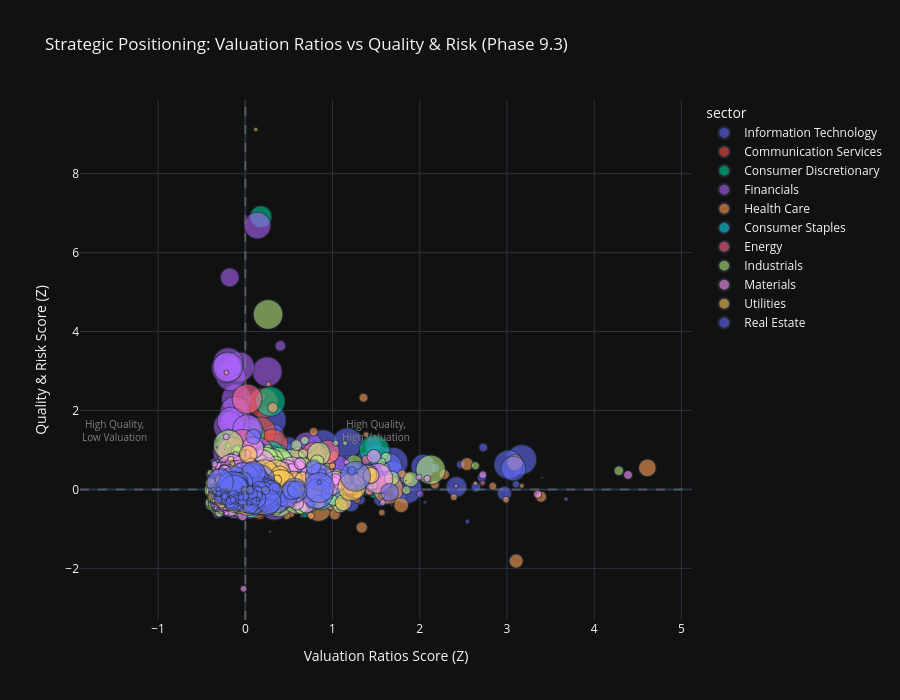

Notebook code cell kept with this figure:
### Code cell
# Visualization 5: Category-Sector Bubble Chart (Value vs Quality Trade-offs)
print("\n📊 Category-Sector Bubble Chart:")

# Create scatter plot comparing two key categories with sector coloring
if 'category_score_matrix' in locals() and not category_score_matrix.empty:
    # Select two categories for comparison (e.g., Valuation vs Quality)
    categories_list = list(category_score_matrix.columns)

    # Default to Valuation Ratios (cat 2) vs Quality & Risk (cat 4) if available
    x_category = 'Valuation Ratios' if 'Valuation Ratios' in categories_list else categories_list[0]
    y_category = 'Quality & Risk' if 'Quality & Risk' in categories_list else (
        categories_list[1] if len(categories_list) > 1 else categories_list[0]
    )

    # Prepare data for bubble chart
    bubble_data = pd.DataFrame({
        x_category: category_score_matrix[x_category],
        y_category: category_score_matrix[y_category],
        'sector': all_stocks_scaled['sector'].values,
        'ticker': all_stocks_scaled.get('ticker', range(len(category_score_matrix))),
        'market_cap': all_stocks_scaled.get('market_cap', 100)  # Default size if not available
        }).dropna()

    # Create bubble chart
    fig_bubble = px.scatter(
            bubble_data,
            x=x_category,
            y=y_category,
            color='sector',
            size='market_cap',
            hover_data=['ticker'],
            title=f"Strategic Positioning: {x_category} vs {y_category} (Phase 9.3)",
            labels={
                x_category: f"{x_category} Score (Z)",
                y_category: f"{y_category} Score (Z)"
                },
            size_max=30,
            opacity=0.6
            )

    # Add quadrant lines
    fig_bubble.add_hline(y=0, line_dash="dash", line_color="gray", opacity=0.5)
    fig_bubble.add_vline(x=0, line_dash="dash", line_color="gray", opacity=0.5)

    # Add quadrant labels
    fig_bubble.add_annotation(
            text="High Quality,<br>High Valuation", x=1.5, y=1.5,
            showarrow=False, font=dict(size=10, color="gray")
            )
    fig_bubble.add_annotation(
            text="High Quality,<br>Low Valuation", x=-1.5, y=1.5,
            showarrow=False, font=dict(size=10, color="gray")
            )

    fig_bubble.update_layout(height=700)

    fig_bubble.show()
    output_path = eda_output_dir / "phase93_category_sector_bubble_chart.html"
    fig_bubble.write_html(output_path)

    print(f"\n✓ Category-sector bubble chart complete")
    print(f"  X-axis: {x_category}")
    print(f"  Y-axis: {y_category}")
    print(f"  Data points: {len(bubble_data)}")
    print(f"  Output: {output_path}")

    # Identify quadrants
    q1 = bubble_data[(bubble_data[x_category] > 0) & (bubble_data[y_category] > 0)]
    q2 = bubble_data[(bubble_data[x_category] < 0) & (bubble_data[y_category] > 0)]
    q3 = bubble_data[(bubble_data[x_category] < 0) & (bubble_data[y_category] < 0)]
    q4 = bubble_data[(bubble_data[x_category] > 0) & (bubble_data[y_category] < 0)]

    print(f"\n  📍 Quadrant Distribution:")
    print(f"    Q1 (High Val, High Qual): {len(q1)} stocks ({len(q1) / len(bubble_data) * 100:.1f}%)")
    print(
            f"    Q2 (Low Val, High Qual): {len(q2)} stocks ({len(q2) / len(bubble_data) * 100:.1f}%) - Value opportunities")
    print(f"    Q3 (Low Val, Low Qual): {len(q3)} stocks ({len(q3) / len(bubble_data) * 100:.1f}%)")
    print(f"    Q4 (High Val, Low Qual): {len(q4)} stocks ({len(q4) / len(bubble_data) * 100:.1f}%) - Risk flags")
else:
    print("  ⚠️ No category score data available for bubble chart")

### Figure 1 — Plotly figure (JSON) as saved in the notebook; plotly's stock layout.template omitted (floating-point values rounded to 4 significant figures; data arrays with more than 128 entries replaced by an {"elided": "..."} marker saying what was removed)
{"data": [{"customdata": {"elided": "859x1 str values"}, "hovertemplate": "sector=Information Technology<br>Valuation Ratios Score (Z)=%{x}<br>Quality & Risk Score (Z)=%{y}<br>market_cap=%{marker.size}<br>ticker=%{customdata[0]}<extra></extra>", "legendgroup": "Information Technology", "marker": {"color": "#636efa", "opacity": 0.6, "size": {"elided": "859 float values"}, "sizemode": "area", "sizeref": 0.001111, "symbol": "circle"}, "mode": "markers", "name": "Information Technology", "showlegend": true, "x": {"elided": "859 float values"}, "xaxis": "x", "y": {"elided": "859 float values"}, "yaxis": "y", "type": "scattergl"}, {"customdata": {"elided": "337x1 str values"}, "hovertemplate": "sector=Communication Services<br>Valuation Ratios Score (Z)=%{x}<br>Quality & Risk Score (Z)=%{y}<br>market_cap=%{marker.size}<br>ticker=%{customdata[0]}<extra></extra>", "legendgroup": "Communication Services", "marker": {"color": "#EF553B", "opacity": 0.6, "size": {"elided": "337 float values"}, "sizemode": "area", "sizeref": 0.001111, "symbol": "circle"}, "mode": "markers", "name": "Communication Services", "showlegend": true, "x": {"elided": "337 float values"}, "xaxis": "x", "y": {"elided": "337 float values"}, "yaxis": "y", "type": "scattergl"}, {"customdata": {"elided": "804x1 str values"}, "hovertemplate": "sector=Consumer Discretionary<br>Valuation Ratios Score (Z)=%{x}<br>Quality & Risk Score (Z)=%{y}<br>market_cap=%{marker.size}<br>ticker=%{customdata[0]}<extra></extra>", "legendgroup": "Consumer Discretionary", "marker": {"color": "#00cc96", "opacity": 0.6, "size": {"elided": "804 float values"}, "sizemode": "area", "sizeref": 0.001111, "symbol": "circle"}, "mode": "markers", "name": "Consumer Discretionary", "showlegend": true, "x": {"elided": "804 float values"}, "xaxis": "x", "y": {"elided": "804 float values"}, "yaxis": "y", "type": "scattergl"}, {"customdata": {"elided": "1120x1 str values"}, "hovertemplate": "sector=Financials<br>Valuation Ratios Score (Z)=%{x}<br>Quality & Risk Score (Z)=%{y}<br>market_cap=%{marker.size}<br>ticker=%{customdata[0]}<extra></extra>", "legendgroup": "Financials", "marker": {"color": "#ab63fa", "opacity": 0.6, "size": {"elided": "1120 float values"}, "sizemode": "area", "sizeref": 0.001111, "symbol": "circle"}, "mode": "markers", "name": "Financials", "showlegend": true, "x": {"elided": "1120 float values"}, "xaxis": "x", "y": {"elided": "1120 float values"}, "yaxis": "y", "type": "scattergl"}, {"customdata": {"elided": "674x1 str values"}, "hovertemplate": "sector=Health Care<br>Valuation Ratios Score (Z)=%{x}<br>Quality & Risk Score (Z)=%{y}<br>market_cap=%{marker.size}<br>ticker=%{customdata[0]}<extra></extra>", "legendgroup": "Health Care", "marker": {"color": "#FFA15A", "opacity": 0.6, "size": {"elided": "674 float values"}, "sizemode": "area", "sizeref": 0.001111, "symbol": "circle"}, "mode": "markers", "name": "Health Care", "showlegend": true, "x": {"elided": "674 float values"}, "xaxis": "x", "y": {"elided": "674 float values"}, "yaxis": "y", "type": "scattergl"}, {"customdata": {"elided": "478x1 str values"}, "hovertemplate": "sector=Consumer Staples<br>Valuation Ratios Score (Z)=%{x}<br>Quality & Risk Score (Z)=%{y}<br>market_cap=%{marker.size}<br>ticker=%{customdata[0]}<extra></extra>", "legendgroup": "Consumer Staples", "marker": {"color": "#19d3f3", "opacity": 0.6, "size": {"elided": "478 float values"}, "sizemode": "area", "sizeref": 0.001111, "symbol": "circle"}, "mode": "markers", "name": "Consumer Staples", "showlegend": true, "x": {"elided": "478 float values"}, "xaxis": "x", "y": {"elided": "478 float values"}, "yaxis": "y", "type": "scattergl"}, {"customdata": {"elided": "323x1 str values"}, "hovertemplate": "sector=Energy<br>Valuation Ratios Score (Z)=%{x}<br>Quality & Risk Score (Z)=%{y}<br>market_cap=%{marker.size}<br>ticker=%{customdata[0]}<extra></extra>", "legendgroup": "Energy", "marker": {"color": "#FF6692", "opacity": 0.6, "size": {"elided": "323 float values"}, "sizemode": "area", "sizeref": 0.001111, "symbol": "circle"}, "mode": "markers", "name": "Energy", "showlegend": true, "x": {"elided": "323 float values"}, "xaxis": "x", "y": {"elided": "323 float values"}, "yaxis": "y", "type": "scattergl"}, {"customdata": {"elided": "1305x1 str values"}, "hovertemplate": "sector=Industrials<br>Valuation Ratios Score (Z)=%{x}<br>Quality & Risk Score (Z)=%{y}<br>market_cap=%{marker.size}<br>ticker=%{customdata[0]}<extra></extra>", "legendgroup": "Industrials", "marker": {"color": "#B6E880", "opacity": 0.6, "size": {"elided": "1305 float values"}, "sizemode": "area", "sizeref": 0.001111, "symbol": "circle"}, "mode": "markers", "name": "Industrials", "showlegend": true, "x": {"elided": "1305 float values"}, "xaxis": "x", "y": {"elided": "1305 float values"}, "yaxis": "y", "type": "scattergl"}, {"customdata": {"elided": "651x1 str values"}, "hovertemplate": "sector=Materials<br>Valuation Ratios Score (Z)=%{x}<br>Quality & Risk Score (Z)=%{y}<br>market_cap=%{marker.size}<br>ticker=%{customdata[0]}<extra></extra>", "legendgroup": "Materials", "marker": {"color": "#FF97FF", "opacity": 0.6, "size": {"elided": "651 float values"}, "sizemode": "area", "sizeref": 0.001111, "symbol": "circle"}, "mode": "markers", "name": "Materials", "showlegend": true, "x": {"elided": "651 float values"}, "xaxis": "x", "y": {"elided": "651 float values"}, "yaxis": "y", "type": "scattergl"}, {"customdata": {"elided": "274x1 str values"}, "hovertemplate": "sector=Utilities<br>Valuation Ratios Score (Z)=%{x}<br>Quality & Risk Score (Z)=%{y}<br>market_cap=%{marker.size}<br>ticker=%{customdata[0]}<extra></extra>", "legendgroup": "Utilities", "marker": {"color": "#FECB52", "opacity": 0.6, "size": {"elided": "274 float values"}, "sizemode": "area", "sizeref": 0.001111, "symbol": "circle"}, "mode": "markers", "name": "Utilities", "showlegend": true, "x": {"elided": "274 float values"}, "xaxis": "x", "y": {"elided": "274 float values"}, "yaxis": "y", "type": "scattergl"}, {"customdata": {"elided": "208x1 str values"}, "hovertemplate": "sector=Real Estate<br>Valuation Ratios Score (Z)=%{x}<br>Quality & Risk Score (Z)=%{y}<br>market_cap=%{marker.size}<br>ticker=%{customdata[0]}<extra></extra>", "legendgroup": "Real Estate", "marker": {"color": "#636efa", "opacity": 0.6, "size": {"elided": "208 float values"}, "sizemode": "area", "sizeref": 0.001111, "symbol": "circle"}, "mode": "markers", "name": "Real Estate", "showlegend": true, "x": {"elided": "208 float values"}, "xaxis": "x", "y": {"elided": "208 float values"}, "yaxis": "y", "type": "scattergl"}], "layout": {"xaxis": {"anchor": "y", "domain": [0.0, 1.0], "title": {"text": "Valuation Ratios Score (Z)"}}, "yaxis": {"anchor": "x", "domain": [0.0, 1.0], "title": {"text": "Quality & Risk Score (Z)"}}, "legend": {"title": {"text": "sector"}, "tracegroupgap": 0, "itemsizing": "constant"}, "title": {"text": "Strategic Positioning: Valuation Ratios vs Quality & Risk (Phase 9.3)"}, "shapes": [{"line": {"color": "gray", "dash": "dash"}, "opacity": 0.5, "type": "line", "x0": 0, "x1": 1, "xref": "x domain", "y0": 0, "y1": 0, "yref": "y"}, {"line": {"color": "gray", "dash": "dash"}, "opacity": 0.5, "type": "line", "x0": 0, "x1": 0, "xref": "x", "y0": 0, "y1": 1, "yref": "y domain"}], "annotations": [{"font": {"color": "gray", "size": 10}, "showarrow": false, "text": "High Quality,<br>High Valuation", "x": 1.5, "y": 1.5}, {"font": {"color": "gray", "size": 10}, "showarrow": false, "text": "High Quality,<br>Low Valuation", "x": -1.5, "y": 1.5}], "height": 700}}
